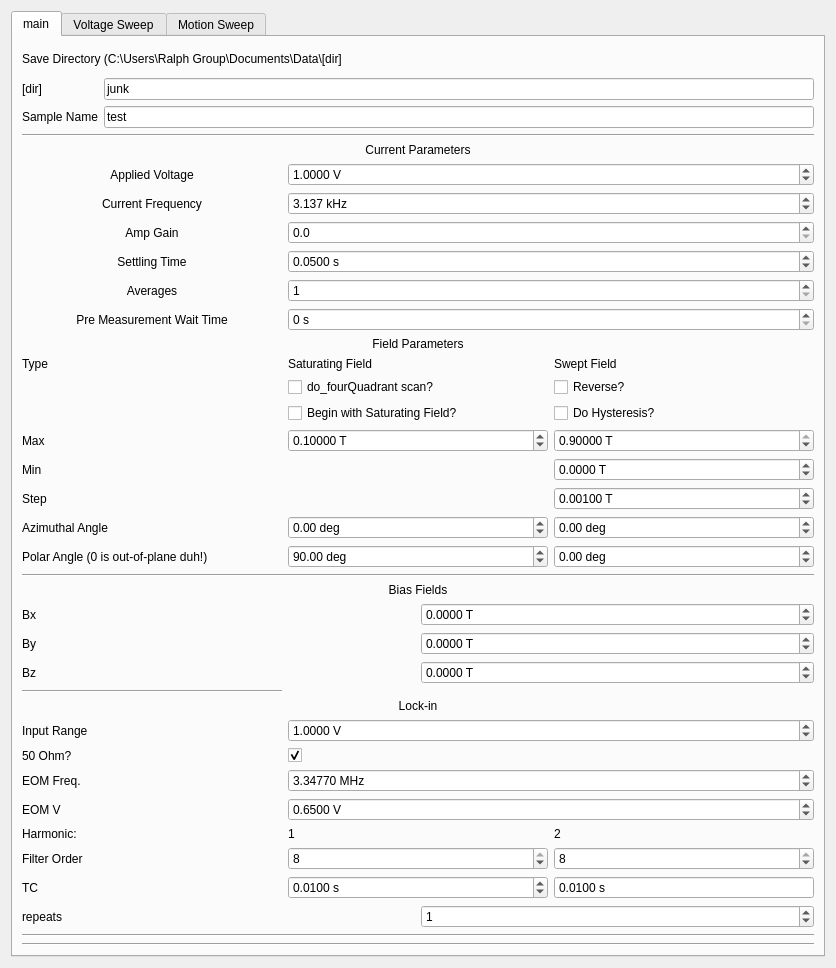
<?xml version="1.0" encoding="UTF-8"?>
<ui version="4.0">
 <class>Form</class>
 <widget class="QWidget" name="Form">
  <property name="geometry">
   <rect>
    <x>0</x>
    <y>0</y>
    <width>836</width>
    <height>968</height>
   </rect>
  </property>
  <property name="windowTitle">
   <string>Form</string>
  </property>
  <layout class="QVBoxLayout" name="verticalLayout">
   <item>
    <widget class="QTabWidget" name="tabWidget">
     <property name="toolTip">
      <string>&lt;html&gt;&lt;head/&gt;&lt;body&gt;&lt;p&gt;Field Parameters&lt;/p&gt;&lt;/body&gt;&lt;/html&gt;</string>
     </property>
     <property name="currentIndex">
      <number>0</number>
     </property>
     <widget class="QWidget" name="tab">
      <attribute name="title">
       <string>main</string>
      </attribute>
      <layout class="QVBoxLayout" name="verticalLayout_10">
       <item>
        <layout class="QGridLayout" name="save_params">
         <item row="4" column="0">
          <widget class="QLabel" name="label_12">
           <property name="enabled">
            <bool>true</bool>
           </property>
           <property name="text">
            <string>Sample Name</string>
           </property>
          </widget>
         </item>
         <item row="4" column="1">
          <widget class="QLineEdit" name="sample_name">
           <property name="text">
            <string>test</string>
           </property>
           <property name="placeholderText">
            <string>test</string>
           </property>
          </widget>
         </item>
         <item row="0" column="0" colspan="2">
          <widget class="QLabel" name="label_8">
           <property name="text">
            <string>Save Directory (C:\Users\Ralph Group\Documents\Data\[dir]</string>
           </property>
           <property name="wordWrap">
            <bool>true</bool>
           </property>
          </widget>
         </item>
         <item row="3" column="0">
          <widget class="QLabel" name="label_22">
           <property name="text">
            <string>[dir]</string>
           </property>
          </widget>
         </item>
         <item row="3" column="1">
          <widget class="QLineEdit" name="save_dir">
           <property name="text">
            <string>junk</string>
           </property>
          </widget>
         </item>
        </layout>
       </item>
       <item>
        <widget class="Line" name="line_3">
         <property name="orientation">
          <enum>Qt::Horizontal</enum>
         </property>
        </widget>
       </item>
       <item>
        <layout class="QGridLayout" name="lockin_params">
         <item row="6" column="0">
          <widget class="QLabel" name="label_31">
           <property name="text">
            <string>Pre Measurement Wait Time</string>
           </property>
           <property name="alignment">
            <set>Qt::AlignCenter</set>
           </property>
          </widget>
         </item>
         <item row="1" column="0">
          <widget class="QLabel" name="label_3">
           <property name="text">
            <string>Applied Voltage</string>
           </property>
           <property name="alignment">
            <set>Qt::AlignCenter</set>
           </property>
          </widget>
         </item>
         <item row="3" column="0">
          <widget class="QLabel" name="label_30">
           <property name="text">
            <string>Amp Gain</string>
           </property>
           <property name="alignment">
            <set>Qt::AlignCenter</set>
           </property>
          </widget>
         </item>
         <item row="6" column="1" colspan="2">
          <widget class="QDoubleSpinBox" name="wait">
           <property name="suffix">
            <string> s</string>
           </property>
           <property name="decimals">
            <number>0</number>
           </property>
           <property name="maximum">
            <double>9999999.000000000000000</double>
           </property>
          </widget>
         </item>
         <item row="5" column="0">
          <widget class="QLabel" name="label_35">
           <property name="text">
            <string>Averages</string>
           </property>
           <property name="alignment">
            <set>Qt::AlignCenter</set>
           </property>
          </widget>
         </item>
         <item row="5" column="1" colspan="2">
          <widget class="QSpinBox" name="avgs">
           <property name="minimum">
            <number>1</number>
           </property>
          </widget>
         </item>
         <item row="4" column="0">
          <widget class="QLabel" name="label_20">
           <property name="text">
            <string>Settling Time</string>
           </property>
           <property name="alignment">
            <set>Qt::AlignCenter</set>
           </property>
          </widget>
         </item>
         <item row="16" column="0">
          <widget class="QLabel" name="label_16">
           <property name="text">
            <string>Azimuthal Angle</string>
           </property>
          </widget>
         </item>
         <item row="13" column="0">
          <widget class="QLabel" name="label_18">
           <property name="text">
            <string>Max</string>
           </property>
          </widget>
         </item>
         <item row="8" column="0" colspan="3">
          <widget class="QLabel" name="label_10">
           <property name="text">
            <string>Field Parameters</string>
           </property>
           <property name="alignment">
            <set>Qt::AlignCenter</set>
           </property>
          </widget>
         </item>
         <item row="4" column="1" colspan="2">
          <widget class="QDoubleSpinBox" name="settling">
           <property name="suffix">
            <string> s</string>
           </property>
           <property name="decimals">
            <number>4</number>
           </property>
           <property name="maximum">
            <double>9999999.000000000000000</double>
           </property>
           <property name="value">
            <double>0.050000000000000</double>
           </property>
          </widget>
         </item>
         <item row="2" column="0">
          <widget class="QLabel" name="label_9">
           <property name="text">
            <string>Current Frequency</string>
           </property>
           <property name="alignment">
            <set>Qt::AlignCenter</set>
           </property>
          </widget>
         </item>
         <item row="0" column="0" colspan="3">
          <widget class="QLabel" name="label_7">
           <property name="text">
            <string>Current Parameters</string>
           </property>
           <property name="alignment">
            <set>Qt::AlignCenter</set>
           </property>
          </widget>
         </item>
         <item row="9" column="2">
          <widget class="QLabel" name="label_11">
           <property name="text">
            <string>Swept Field</string>
           </property>
          </widget>
         </item>
         <item row="17" column="1">
          <widget class="QDoubleSpinBox" name="saturating_field_polar">
           <property name="suffix">
            <string> deg</string>
           </property>
           <property name="minimum">
            <double>-180.000000000000000</double>
           </property>
           <property name="maximum">
            <double>180.000000000000000</double>
           </property>
           <property name="value">
            <double>90.000000000000000</double>
           </property>
          </widget>
         </item>
         <item row="17" column="2">
          <widget class="QDoubleSpinBox" name="sweep_field_polar">
           <property name="suffix">
            <string> deg</string>
           </property>
           <property name="minimum">
            <double>-180.000000000000000</double>
           </property>
           <property name="maximum">
            <double>180.000000000000000</double>
           </property>
          </widget>
         </item>
         <item row="13" column="1">
          <widget class="QDoubleSpinBox" name="saturating_field">
           <property name="suffix">
            <string> T</string>
           </property>
           <property name="decimals">
            <number>5</number>
           </property>
           <property name="minimum">
            <double>-0.900000000000000</double>
           </property>
           <property name="maximum">
            <double>0.900000000000000</double>
           </property>
           <property name="singleStep">
            <double>0.001000000000000</double>
           </property>
           <property name="value">
            <double>0.100000000000000</double>
           </property>
          </widget>
         </item>
         <item row="17" column="0">
          <widget class="QLabel" name="label_19">
           <property name="text">
            <string>Polar Angle (0 is out-of-plane duh!)</string>
           </property>
          </widget>
         </item>
         <item row="15" column="2">
          <widget class="QDoubleSpinBox" name="sweep_field_step">
           <property name="suffix">
            <string> T</string>
           </property>
           <property name="decimals">
            <number>5</number>
           </property>
           <property name="minimum">
            <double>-0.900000000000000</double>
           </property>
           <property name="maximum">
            <double>0.900000000000000</double>
           </property>
           <property name="singleStep">
            <double>0.001000000000000</double>
           </property>
           <property name="value">
            <double>0.001000000000000</double>
           </property>
          </widget>
         </item>
         <item row="16" column="1">
          <widget class="QDoubleSpinBox" name="saturating_field_azimuth">
           <property name="suffix">
            <string> deg</string>
           </property>
           <property name="minimum">
            <double>-170.000000000000000</double>
           </property>
           <property name="maximum">
            <double>170.000000000000000</double>
           </property>
          </widget>
         </item>
         <item row="16" column="2">
          <widget class="QDoubleSpinBox" name="sweep_field_azimuth">
           <property name="suffix">
            <string> deg</string>
           </property>
           <property name="minimum">
            <double>-170.000000000000000</double>
           </property>
           <property name="maximum">
            <double>170.000000000000000</double>
           </property>
          </widget>
         </item>
         <item row="13" column="2">
          <widget class="QDoubleSpinBox" name="sweep_field_max">
           <property name="suffix">
            <string> T</string>
           </property>
           <property name="decimals">
            <number>5</number>
           </property>
           <property name="minimum">
            <double>-0.900000000000000</double>
           </property>
           <property name="maximum">
            <double>0.900000000000000</double>
           </property>
           <property name="singleStep">
            <double>0.001000000000000</double>
           </property>
           <property name="value">
            <double>0.900000000000000</double>
           </property>
          </widget>
         </item>
         <item row="15" column="0">
          <widget class="QLabel" name="label_2">
           <property name="text">
            <string>Step</string>
           </property>
          </widget>
         </item>
         <item row="10" column="2">
          <widget class="QCheckBox" name="reverse">
           <property name="text">
            <string>Reverse?</string>
           </property>
          </widget>
         </item>
         <item row="9" column="1">
          <widget class="QLabel" name="label_6">
           <property name="text">
            <string>Saturating Field</string>
           </property>
          </widget>
         </item>
         <item row="2" column="1" colspan="2">
          <widget class="QDoubleSpinBox" name="current_frequency">
           <property name="suffix">
            <string> kHz</string>
           </property>
           <property name="decimals">
            <number>3</number>
           </property>
           <property name="maximum">
            <double>1000.000000000000000</double>
           </property>
           <property name="value">
            <double>3.137000000000000</double>
           </property>
          </widget>
         </item>
         <item row="9" column="0">
          <widget class="QLabel" name="label_21">
           <property name="text">
            <string>Type</string>
           </property>
          </widget>
         </item>
         <item row="11" column="1">
          <widget class="QCheckBox" name="saturate">
           <property name="text">
            <string>Begin with Saturating Field?</string>
           </property>
          </widget>
         </item>
         <item row="1" column="1" colspan="2">
          <widget class="QDoubleSpinBox" name="applied_voltage">
           <property name="suffix">
            <string> V</string>
           </property>
           <property name="decimals">
            <number>4</number>
           </property>
           <property name="minimum">
            <double>-10.000000000000000</double>
           </property>
           <property name="maximum">
            <double>10.000000000000000</double>
           </property>
           <property name="value">
            <double>1.000000000000000</double>
           </property>
          </widget>
         </item>
         <item row="11" column="2">
          <widget class="QCheckBox" name="hysteresis">
           <property name="text">
            <string>Do Hysteresis?</string>
           </property>
          </widget>
         </item>
         <item row="3" column="1" colspan="2">
          <widget class="QDoubleSpinBox" name="amp_gain">
           <property name="suffix">
            <string/>
           </property>
           <property name="decimals">
            <number>1</number>
           </property>
           <property name="minimum">
            <double>0.000000000000000</double>
           </property>
           <property name="maximum">
            <double>50000.000000000000000</double>
           </property>
          </widget>
         </item>
         <item row="14" column="2">
          <widget class="QDoubleSpinBox" name="sweep_field_min">
           <property name="suffix">
            <string> T</string>
           </property>
           <property name="decimals">
            <number>4</number>
           </property>
           <property name="minimum">
            <double>-0.900000000000000</double>
           </property>
           <property name="maximum">
            <double>0.900000000000000</double>
           </property>
           <property name="singleStep">
            <double>0.001000000000000</double>
           </property>
          </widget>
         </item>
         <item row="14" column="0">
          <widget class="QLabel" name="label_38">
           <property name="text">
            <string>Min</string>
           </property>
          </widget>
         </item>
         <item row="10" column="1">
          <widget class="QCheckBox" name="do_fourQuadrant">
           <property name="text">
            <string>do_fourQuadrant scan?</string>
           </property>
          </widget>
         </item>
        </layout>
       </item>
       <item>
        <widget class="Line" name="line_2">
         <property name="orientation">
          <enum>Qt::Horizontal</enum>
         </property>
        </widget>
       </item>
       <item>
        <layout class="QGridLayout" name="gridLayout">
         <item row="1" column="0">
          <widget class="QLabel" name="label_23">
           <property name="text">
            <string>Bx</string>
           </property>
          </widget>
         </item>
         <item row="2" column="0">
          <widget class="QLabel" name="label_24">
           <property name="text">
            <string>By</string>
           </property>
          </widget>
         </item>
         <item row="3" column="0">
          <widget class="QLabel" name="label_29">
           <property name="text">
            <string>Bz</string>
           </property>
          </widget>
         </item>
         <item row="1" column="1">
          <widget class="QDoubleSpinBox" name="bias_field_x">
           <property name="suffix">
            <string> T</string>
           </property>
           <property name="decimals">
            <number>4</number>
           </property>
           <property name="minimum">
            <double>-0.280000000000000</double>
           </property>
           <property name="maximum">
            <double>0.280000000000000</double>
           </property>
          </widget>
         </item>
         <item row="2" column="1">
          <widget class="QDoubleSpinBox" name="bias_field_y">
           <property name="suffix">
            <string> T</string>
           </property>
           <property name="decimals">
            <number>4</number>
           </property>
           <property name="minimum">
            <double>-0.280000000000000</double>
           </property>
           <property name="maximum">
            <double>0.280000000000000</double>
           </property>
          </widget>
         </item>
         <item row="3" column="1">
          <widget class="QDoubleSpinBox" name="bias_field_z">
           <property name="suffix">
            <string> T</string>
           </property>
           <property name="decimals">
            <number>4</number>
           </property>
           <property name="minimum">
            <double>-0.150000000000000</double>
           </property>
           <property name="maximum">
            <double>0.150000000000000</double>
           </property>
          </widget>
         </item>
         <item row="0" column="0" colspan="2">
          <widget class="QLabel" name="label_28">
           <property name="text">
            <string>Bias Fields</string>
           </property>
           <property name="alignment">
            <set>Qt::AlignCenter</set>
           </property>
          </widget>
         </item>
        </layout>
       </item>
       <item>
        <layout class="QGridLayout" name="field_params">
         <item row="8" column="1">
          <widget class="QSpinBox" name="first_harm_order">
           <property name="minimum">
            <number>1</number>
           </property>
           <property name="maximum">
            <number>8</number>
           </property>
           <property name="value">
            <number>8</number>
           </property>
          </widget>
         </item>
         <item row="8" column="2">
          <widget class="QSpinBox" name="second_harm_order">
           <property name="minimum">
            <number>1</number>
           </property>
           <property name="maximum">
            <number>8</number>
           </property>
           <property name="value">
            <number>8</number>
           </property>
          </widget>
         </item>
         <item row="7" column="0">
          <widget class="QLabel" name="label_14">
           <property name="text">
            <string>Harmonic:</string>
           </property>
          </widget>
         </item>
         <item row="7" column="2">
          <widget class="QLabel" name="label_13">
           <property name="text">
            <string>2</string>
           </property>
          </widget>
         </item>
         <item row="9" column="0">
          <widget class="QLabel" name="label_5">
           <property name="text">
            <string>TC</string>
           </property>
          </widget>
         </item>
         <item row="9" column="2">
          <widget class="QDoubleSpinBox" name="second_harm_tc">
           <property name="buttonSymbols">
            <enum>QAbstractSpinBox::NoButtons</enum>
           </property>
           <property name="suffix">
            <string> s</string>
           </property>
           <property name="decimals">
            <number>4</number>
           </property>
           <property name="minimum">
            <double>0.000000000000000</double>
           </property>
           <property name="maximum">
            <double>50.000000000000000</double>
           </property>
           <property name="singleStep">
            <double>0.000010000000000</double>
           </property>
           <property name="value">
            <double>0.010000000000000</double>
           </property>
          </widget>
         </item>
         <item row="9" column="1">
          <widget class="QDoubleSpinBox" name="first_harm_tc">
           <property name="suffix">
            <string> s</string>
           </property>
           <property name="decimals">
            <number>4</number>
           </property>
           <property name="maximum">
            <double>50.000000000000000</double>
           </property>
           <property name="value">
            <double>0.010000000000000</double>
           </property>
          </widget>
         </item>
         <item row="8" column="0">
          <widget class="QLabel" name="label_17">
           <property name="text">
            <string>Filter Order</string>
           </property>
          </widget>
         </item>
         <item row="7" column="1">
          <widget class="QLabel" name="label_4">
           <property name="text">
            <string>1</string>
           </property>
          </widget>
         </item>
         <item row="4" column="0">
          <widget class="QLabel" name="label_25">
           <property name="text">
            <string>50 Ohm?</string>
           </property>
          </widget>
         </item>
         <item row="6" column="0">
          <widget class="QLabel" name="label_15">
           <property name="text">
            <string>EOM V</string>
           </property>
          </widget>
         </item>
         <item row="3" column="1" colspan="2">
          <widget class="QDoubleSpinBox" name="input_range">
           <property name="suffix">
            <string> V</string>
           </property>
           <property name="decimals">
            <number>4</number>
           </property>
           <property name="value">
            <double>1.000000000000000</double>
           </property>
          </widget>
         </item>
         <item row="5" column="0">
          <widget class="QLabel" name="label_27">
           <property name="text">
            <string>EOM Freq.</string>
           </property>
          </widget>
         </item>
         <item row="3" column="0">
          <widget class="QLabel" name="label_26">
           <property name="text">
            <string>Input Range</string>
           </property>
          </widget>
         </item>
         <item row="1" column="0" colspan="3">
          <widget class="QLabel" name="label">
           <property name="text">
            <string>Lock-in</string>
           </property>
           <property name="alignment">
            <set>Qt::AlignCenter</set>
           </property>
          </widget>
         </item>
         <item row="6" column="1" colspan="2">
          <widget class="QDoubleSpinBox" name="eom_voltage">
           <property name="suffix">
            <string> V</string>
           </property>
           <property name="decimals">
            <number>4</number>
           </property>
           <property name="value">
            <double>0.650000000000000</double>
           </property>
          </widget>
         </item>
         <item row="4" column="1" colspan="2">
          <widget class="QCheckBox" name="imp50">
           <property name="text">
            <string/>
           </property>
           <property name="checked">
            <bool>true</bool>
           </property>
           <property name="tristate">
            <bool>false</bool>
           </property>
          </widget>
         </item>
         <item row="5" column="1" colspan="2">
          <widget class="QDoubleSpinBox" name="f_eom">
           <property name="suffix">
            <string> MHz</string>
           </property>
           <property name="decimals">
            <number>5</number>
           </property>
           <property name="value">
            <double>3.347700000000000</double>
           </property>
          </widget>
         </item>
         <item row="0" column="0">
          <widget class="Line" name="line_4">
           <property name="orientation">
            <enum>Qt::Horizontal</enum>
           </property>
          </widget>
         </item>
        </layout>
       </item>
       <item>
        <layout class="QGridLayout" name="gridLayout_5">
         <property name="verticalSpacing">
          <number>3</number>
         </property>
         <item row="0" column="0">
          <widget class="QLabel" name="label_41">
           <property name="text">
            <string>repeats</string>
           </property>
          </widget>
         </item>
         <item row="0" column="1">
          <widget class="QDoubleSpinBox" name="num_repeat">
           <property name="suffix">
            <string/>
           </property>
           <property name="decimals">
            <number>0</number>
           </property>
           <property name="maximum">
            <double>10000.000000000000000</double>
           </property>
           <property name="value">
            <double>1.000000000000000</double>
           </property>
          </widget>
         </item>
        </layout>
       </item>
       <item>
        <widget class="Line" name="line">
         <property name="orientation">
          <enum>Qt::Horizontal</enum>
         </property>
        </widget>
       </item>
       <item>
        <widget class="Line" name="line_5">
         <property name="orientation">
          <enum>Qt::Horizontal</enum>
         </property>
        </widget>
       </item>
      </layout>
     </widget>
     <widget class="QWidget" name="tab_2">
      <attribute name="title">
       <string>Voltage Sweep</string>
      </attribute>
      <widget class="QWidget" name="gridLayoutWidget">
       <property name="geometry">
        <rect>
         <x>0</x>
         <y>0</y>
         <width>331</width>
         <height>191</height>
        </rect>
       </property>
       <layout class="QGridLayout" name="gridLayout_2">
        <item row="3" column="0">
         <widget class="QLabel" name="label_32">
          <property name="text">
           <string>Voltage stop</string>
          </property>
         </widget>
        </item>
        <item row="1" column="0">
         <widget class="QLabel" name="label_33">
          <property name="text">
           <string>Voltage Start</string>
          </property>
         </widget>
        </item>
        <item row="4" column="0">
         <widget class="QLabel" name="label_34">
          <property name="text">
           <string>Voltage Step</string>
          </property>
         </widget>
        </item>
        <item row="1" column="1">
         <widget class="QDoubleSpinBox" name="voltage_min">
          <property name="suffix">
           <string> V (rms)</string>
          </property>
          <property name="decimals">
           <number>3</number>
          </property>
          <property name="maximum">
           <double>8.000000000000000</double>
          </property>
          <property name="value">
           <double>1.000000000000000</double>
          </property>
         </widget>
        </item>
        <item row="3" column="1">
         <widget class="QDoubleSpinBox" name="voltage_max">
          <property name="suffix">
           <string> V (rms)</string>
          </property>
          <property name="decimals">
           <number>3</number>
          </property>
          <property name="maximum">
           <double>8.000000000000000</double>
          </property>
          <property name="value">
           <double>7.000000000000000</double>
          </property>
         </widget>
        </item>
        <item row="4" column="1">
         <widget class="QDoubleSpinBox" name="voltage_step">
          <property name="suffix">
           <string> V (rms)</string>
          </property>
          <property name="decimals">
           <number>3</number>
          </property>
          <property name="maximum">
           <double>8.000000000000000</double>
          </property>
          <property name="value">
           <double>0.500000000000000</double>
          </property>
         </widget>
        </item>
        <item row="0" column="0">
         <widget class="QCheckBox" name="do_voltage_sweep">
          <property name="text">
           <string>Do Voltage Sweep?</string>
          </property>
         </widget>
        </item>
       </layout>
      </widget>
     </widget>
     <widget class="QWidget" name="tab_3">
      <attribute name="title">
       <string>Motion Sweep</string>
      </attribute>
      <widget class="QWidget" name="gridLayoutWidget">
       <property name="geometry">
        <rect>
         <x>0</x>
         <y>0</y>
         <width>347</width>
         <height>191</height>
        </rect>
       </property>
       <layout class="QGridLayout" name="gridLayout_2">
        <item row="1" column="1">
         <widget class="QLabel" name="label_36">
          <property name="text">
           <string>x</string>
          </property>
         </widget>
        </item>
        <item row="2" column="0">
         <widget class="QLabel" name="label_32">
          <property name="text">
           <string>Step size</string>
          </property>
         </widget>
        </item>
        <item row="2" column="1">
         <widget class="QDoubleSpinBox" name="delta_x">
          <property name="suffix">
           <string/>
          </property>
          <property name="decimals">
           <number>0</number>
          </property>
          <property name="minimum">
           <double>-2000.000000000000000</double>
          </property>
          <property name="maximum">
           <double>2000.000000000000000</double>
          </property>
          <property name="value">
           <double>0.000000000000000</double>
          </property>
         </widget>
        </item>
        <item row="1" column="2">
         <widget class="QLabel" name="label_37">
          <property name="text">
           <string>y</string>
          </property>
         </widget>
        </item>
        <item row="0" column="0">
         <widget class="QCheckBox" name="do_motion_sweep">
          <property name="text">
           <string>Do Motion Sweep?</string>
          </property>
         </widget>
        </item>
        <item row="2" column="2">
         <widget class="QDoubleSpinBox" name="delta_y">
          <property name="suffix">
           <string/>
          </property>
          <property name="decimals">
           <number>0</number>
          </property>
          <property name="minimum">
           <double>-2000.000000000000000</double>
          </property>
          <property name="maximum">
           <double>2000.000000000000000</double>
          </property>
          <property name="value">
           <double>100.000000000000000</double>
          </property>
         </widget>
        </item>
        <item row="3" column="1">
         <widget class="QDoubleSpinBox" name="num_step">
          <property name="suffix">
           <string/>
          </property>
          <property name="decimals">
           <number>0</number>
          </property>
          <property name="maximum">
           <double>1000.000000000000000</double>
          </property>
          <property name="value">
           <double>5.000000000000000</double>
          </property>
         </widget>
        </item>
        <item row="3" column="0">
         <widget class="QLabel" name="label_34">
          <property name="text">
           <string>number of steps</string>
          </property>
         </widget>
        </item>
        <item row="0" column="1">
         <widget class="QCheckBox" name="x_enable">
          <property name="text">
           <string>Enable x</string>
          </property>
         </widget>
        </item>
        <item row="0" column="2">
         <widget class="QCheckBox" name="y_enable">
          <property name="text">
           <string>Enable y</string>
          </property>
         </widget>
        </item>
       </layout>
      </widget>
     </widget>
    </widget>
   </item>
  </layout>
 </widget>
 <resources/>
 <connections/>
</ui>
